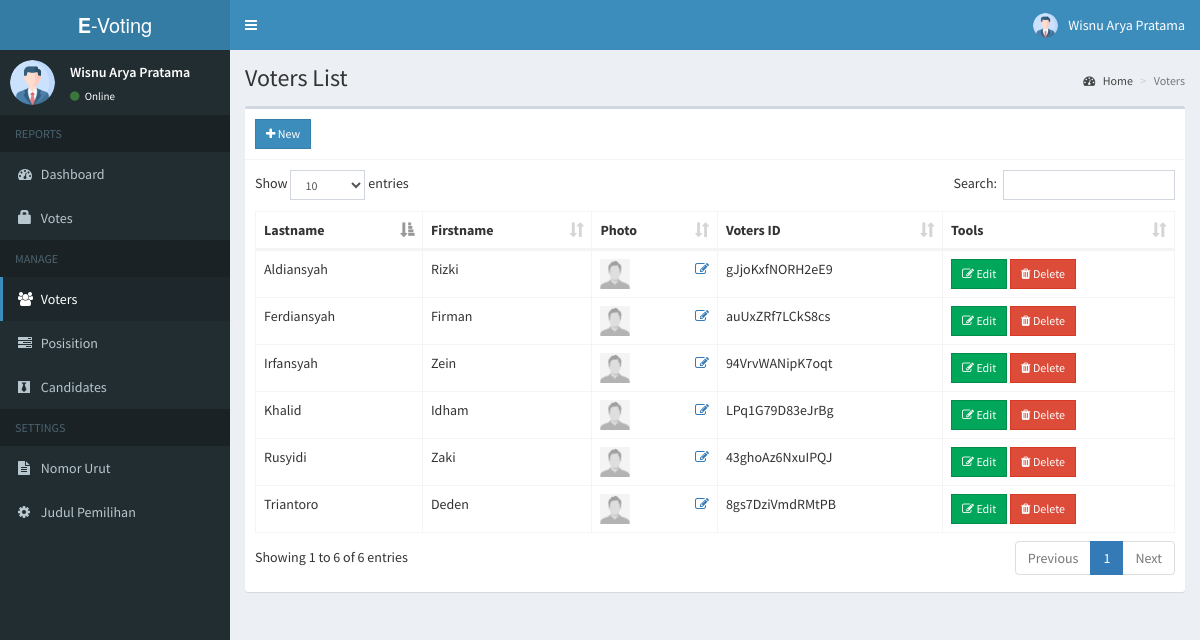
Screenshot of /admin/voters.php (signed in) with the database file from the repository.
### tables this page shows
CREATE TABLE `voters` (
  `id` int(11) NOT NULL,
  `voters_id` varchar(15) NOT NULL,
  `password` varchar(60) NOT NULL,
  `firstname` varchar(30) NOT NULL,
  `lastname` varchar(30) NOT NULL,
  `photo` varchar(150) NOT NULL
);

### admin/includes/session.php (called while the page is built, shortened)
<?php
	include 'includes/conn.php';
	$sql = "SELECT * FROM admin WHERE id = '".$_SESSION['admin']."'";
	$query = $conn->query($sql);
	$user = $query->fetch_assoc();
?>

### admin/voters.php (the view, shortened to what this page needs)
<?php include 'includes/session.php'; ?>
<?php include 'includes/header.php'; ?>
<body class="hold-transition skin-blue sidebar-mini">
<div class="wrapper">
  <?php include 'includes/navbar.php'; ?>
  <?php include 'includes/menubar.php'; ?>
  <div class="content-wrapper">
    <section class="content-header">
      <h1>
        Voters List
      </h1>
      <ol class="breadcrumb">
        <li><a href="#"><i class="fa fa-dashboard"></i> Home</a></li>
        <li class="active">Voters</li>
      </ol>
    </section>
    <section class="content">
      <div class="row">
        <div class="col-xs-12">
          <div class="box">
            <div class="box-header with-border">
              <a href="#addnew" data-toggle="modal" class="btn btn-primary btn-sm btn-flat"><i class="fa fa-plus"></i> New</a>
            </div>
            <div class="box-body">
              <table id="example1" class="table table-bordered">
                <thead>
                  <th>Lastname</th>
                  <th>Firstname</th>
                  <th>Photo</th>
                  <th>Voters ID</th>
                  <th>Tools</th>
                </thead>
                <tbody>
                  <?php
                    $sql = "SELECT * FROM voters";
                    $query = $conn->query($sql);
                    while($row = $query->fetch_assoc()){
                      $image = (!empty($row['photo'])) ? '../images/'.$row['photo'] : '../images/profile.jpg';
                      echo "
                        <tr>
                          <td>".$row['lastname']."</td>
                          <td>".$row['firstname']."</td>
                          <td>
                            <img src='".$image."' width='30px' height='30px'>
                            <a href='#edit_photo' data-toggle='modal' class='pull-right photo' data-id='".$row['id']."'><span class='fa fa-edit'></span></a>
                          </td>
                          <td>".$row['voters_id']."</td>
                          <td>
                            <button class='btn btn-success btn-sm edit btn-flat' data-id='".$row['id']."'><i class='fa fa-edit'></i> Edit</button>
                            <button class='btn btn-danger btn-sm delete btn-flat' data-id='".$row['id']."'><i class='fa fa-trash'></i> Delete</button>
                          </td>
                        </tr>
                      ";
                    }
                  ?>
                </tbody>
              </table>
            </div>
          </div>
        </div>
      </div>
    </section>
  </div>
</div>
</body>
</html>

### admin/includes/header.php (shortened to what this page needs)
<!DOCTYPE html>
<html>
<head>
  	<link rel="stylesheet" href="../bower_components/bootstrap/dist/css/bootstrap.min.css">
    <link rel="stylesheet" href="../plugins/iCheck/all.css">
  	<link rel="stylesheet" href="../bower_components/font-awesome/css/font-awesome.min.css">
  	<link rel="stylesheet" href="../dist/css/AdminLTE.min.css">
    <link rel="stylesheet" href="../bower_components/datatables.net-bs/css/dataTables.bootstrap.min.css">
    <link rel="stylesheet" href="../bower_components/bootstrap-daterangepicker/daterangepicker.css">
    <link rel="stylesheet" href="../plugins/timepicker/bootstrap-timepicker.min.css">
    <link rel="stylesheet" href="../bower_components/bootstrap-datepicker/dist/css/bootstrap-datepicker.min.css">
    <link rel="stylesheet" href="../dist/css/skins/_all-skins.min.css">
</head>

### admin/includes/navbar.php (shortened to what this page needs)
<header class="main-header">
  <a href="#" class="logo">
    <span class="logo-lg"><b>E</b>-Voting</span>
  </a>
  <nav class="navbar navbar-static-top">
    <a href="#" class="sidebar-toggle" data-toggle="push-menu" role="button">
    </a>
    <div class="navbar-custom-menu">
      <ul class="nav navbar-nav">
        <li class="dropdown user user-menu">
          <a href="#" class="dropdown-toggle" data-toggle="dropdown">
            <img src="<?php echo (!empty($user['photo'])) ? '../images/'.$user['photo'] : '../images/profile.jpg'; ?>" class="user-image" alt="User Image">
            <span class="hidden-xs"><?php echo $user['firstname'].' '.$user['lastname']; ?></span>
          </a>
        </li>
      </ul>
    </div>
  </nav>
</header>

### admin/includes/menubar.php (shortened to what this page needs)
<aside class="main-sidebar">
  <section class="sidebar">
    <div class="user-panel">
      <div class="pull-left image">
        <img src="<?php echo (!empty($user['photo'])) ? '../images/'.$user['photo'] : '../images/profile.jpg'; ?>" class="img-circle" alt="User Image">
      </div>
      <div class="pull-left info">
        <p><?php echo $user['firstname'].' '.$user['lastname']; ?></p>
        <a><i class="fa fa-circle text-success"></i> Online</a>
      </div>
    </div>
    <ul class="sidebar-menu" data-widget="tree">
      <li class="header">REPORTS</li>
      <li class=""><a href="home.php"><i class="fa fa-dashboard"></i> <span>Dashboard</span></a></li>
      <li class=""><a href="votes.php"><span class="glyphicon glyphicon-lock"></span> <span>Votes</span></a></li>
      <li class="header">MANAGE</li>
      <li class=""><a href="voters.php"><i class="fa fa-users"></i> <span>Voters</span></a></li>
      <li class=""><a href="positions.php"><i class="fa fa-tasks"></i> <span>Posisition</span></a></li>
      <li class=""><a href="candidates.php"><i class="fa fa-black-tie"></i> <span>Candidates</span></a></li>
      <li class="header">SETTINGS</li>
      <li class=""><a href="ballot.php"><i class="fa fa-file-text"></i> <span>Nomor Urut</span></a></li>
      <li class=""><a href="#config" data-toggle="modal"><i class="fa fa-cog"></i> <span>Judul Pemilihan</span></a></li>
    </ul>
  </section>
</aside>

### rows the page displays
voters: lastname "Ferdiansyah", firstname "Firman", voters "auUxZRf7LCkS8cs"
voters: lastname "Aldiansyah", firstname "Rizki", voters "gJjoKxfNORH2eE9"
voters: lastname "Khalid", firstname "Idham", voters "LPq1G79D83eJrBg"
voters: lastname "Rusyidi", firstname "Zaki", voters "43ghoAz6NxuIPQJ"
voters: lastname "Irfansyah", firstname "Zein", voters "94VrvWANipK7oqt"
voters: lastname "Triantoro", firstname "Deden", voters "8gs7DziVmdRMtPB"

### other values shown
$user['firstname'] "Wisnu Arya"
$user['lastname'] "Pratama"
